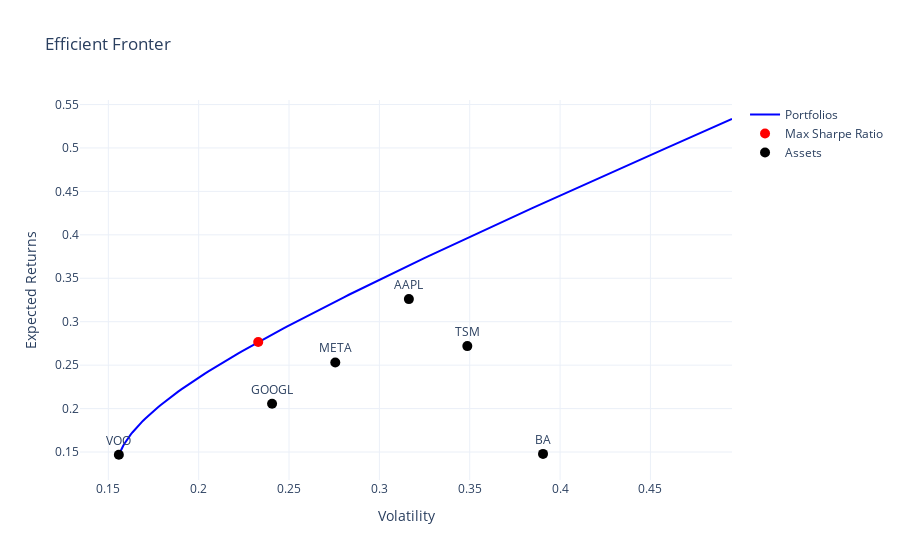

Source (notebook cell):
### Code cell
# Sort portfolios by volatility for smooth line plotting
frontier_sorted_indices = np.argsort(portfolio_stdev_list)
frontier_sorted_vols = np.array(portfolio_stdev_list)[frontier_sorted_indices]
frontier_sorted_returns = np.array(portfolio_return_list)[frontier_sorted_indices]

# Sort the dataframe to match the frontier line order
efficient_frontier_matrix_sorted = efficient_frontier_matrix.iloc[frontier_sorted_indices].reset_index(drop=True)


# Convert dicts to formatted strings for hover
hover_weights = []
for w_dict in efficient_frontier_matrix_sorted["Weightages"]:
    hover_text = "<br>".join([f"{k}: {v:.2%}" for k, v in w_dict.items()])
    hover_weights.append(hover_text)
scatter_portfolios = go.Scatter(
    x=frontier_sorted_vols,
    y=frontier_sorted_returns,
    mode='lines',
    line=dict(color='blue', width=2),
    name="Portfolios",
    customdata=hover_weights,
    hovertemplate=
        "Volatility: %{x:.2f}<br>" +
        "Expected Return: %{y:.2f}<br><br>" +
        "<b>Weights:</b><br>%{customdata}<extra></extra>"
)

# 2. Max Sharpe portfolio (star marker)
max_sharpe = go.Scatter(
    x=[mve_stdev],
    y=[mve_mean],
    mode='markers',
    marker=dict(symbol='circle', size=10, color='red'),
    name='Max Sharpe Ratio'
)

# 3. Individual assets (if applicable)
individual_assets = go.Scatter(
    x=asset_stdevs,
    y=asset_means,
    mode='markers+text',
    text=assetlist,
    textposition='top center',
    marker=dict(symbol='circle', size=10, color='black'),
    name='Assets'
)

fig = go.Figure([scatter_portfolios,max_sharpe,individual_assets])
fig.update_layout(
    title="Efficient Fronter",
    xaxis_title = 'Volatility',
    yaxis_title = "Expected Returns",
    template= 'plotly_white'
)

### Figure 1 — Plotly figure (JSON) as saved in the notebook; plotly's stock layout.template omitted (floating-point values rounded to 4 significant figures; data arrays with more than 128 entries replaced by an {"elided": "..."} marker saying what was removed)
{"data": [{"customdata": {"elided": "150 str values"}, "hovertemplate": "Volatility: %{x:.2f}<br>Expected Return: %{y:.2f}<br><br><b>Weights:</b><br>%{customdata}<extra></extra>", "line": {"color": "blue", "width": 2}, "mode": "lines", "name": "Portfolios", "type": "scatter", "x": {"elided": "150 float values"}, "y": {"elided": "150 float values"}}, {"marker": {"color": "red", "size": 10, "symbol": "circle"}, "mode": "markers", "name": "Max Sharpe Ratio", "type": "scatter", "x": [0.2329], "y": [0.2765]}, {"marker": {"color": "black", "size": 10, "symbol": "circle"}, "mode": "markers+text", "name": "Assets", "text": ["META", "BA", "GOOGL", "TSM", "AAPL", "VOO"], "textposition": "top center", "type": "scatter", "x": [0.2756, 0.3906, 0.2406, 0.3487, 0.3163, 0.1558], "y": [0.2531, 0.1478, 0.2055, 0.2719, 0.326, 0.1469]}], "layout": {"title": {"text": "Efficient Fronter"}, "xaxis": {"title": {"text": "Volatility"}}, "yaxis": {"title": {"text": "Expected Returns"}}}}
